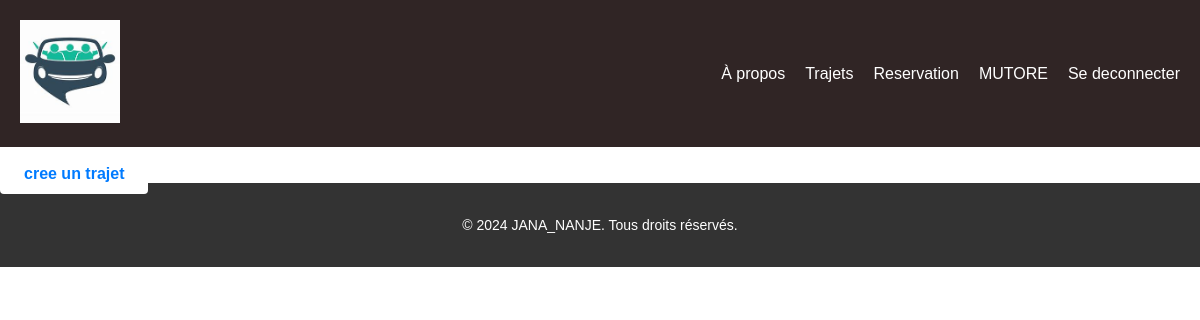
Page /trajet/ (signed in) on the earlier database version.
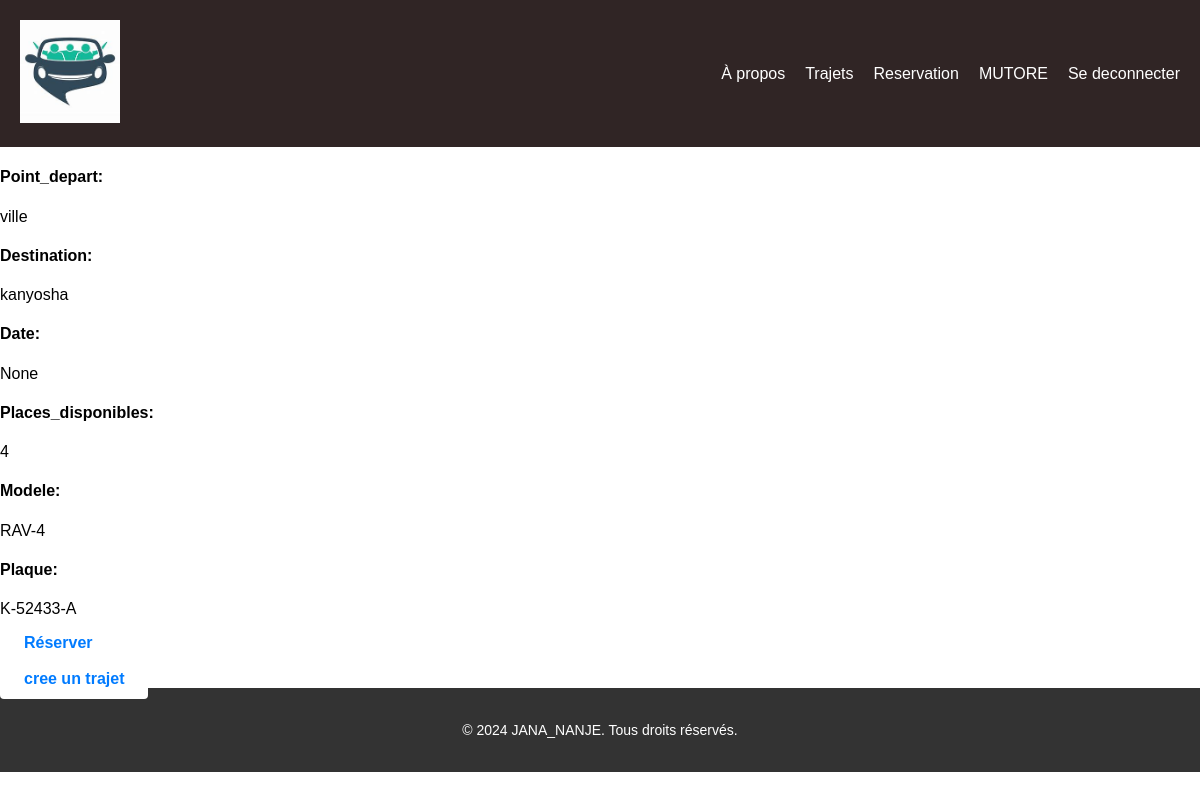
Same page on the later database version.
### covoiturage/models.py (models this page shows, shortened)
class Trajet(models.Model):
    point_depart = models.CharField(max_length=255)
    destination = models.CharField(max_length=255)
    heure_depart = models.TimeField(editable=True)
    places_disponibles = models.IntegerField()
    date = models.DateField(editable=True, null=True)
    modele = models.CharField(max_length=35, null=True)
    plaque = models.CharField(max_length=10, null=True)
    user = models.ForeignKey(User, on_delete=models.CASCADE, null=True, editable=False)

### Stage/views.py (the view)
# urls.py: path('trajet/', views.trajets, name='trajet'),
@login_required(login_url='/login/')
def trajets(request):
    now = datetime.now()
    trajets = Trajet.objects.filter(date__gte=now)
    context = {'trajets': trajets}
    return render(request, 'trajet.html', context)

### templates/trajet.html
{% extends 'index.html' %}
{% block section %}
{% for trajet in trajets %}
    <div>
        <h4>Point_depart:</h4><p>{{ trajet.point_depart }}</p>
        <h4>Destination:</h4><p>{{ trajet.destination }}</p>
        <h4>Date:</h4><p>{{ trajet.date }}</p>
        <h4>Places_disponibles:</h2><p>{{ trajet.places_disponibles }}</p>
        <h4>Modele:</h4><p>{{ trajet.modele }}</p>
        <h4>Plaque:</h4><p>{{ trajet.plaque }}</p>
        <a href="{% url 'reservation'  %}" class="cta-button">Réserver</a>
    </div>
{% endfor %} </br>
<a href="/trajets" class="cta-button">cree un trajet</a></br>
{% endblock section %}

Differences in the rows shown:
added Trajet: point_depart "ville", destination "kanyosha", date "None", places_disponibles "4", modele "RAV-4", plaque "K-52433-A"
